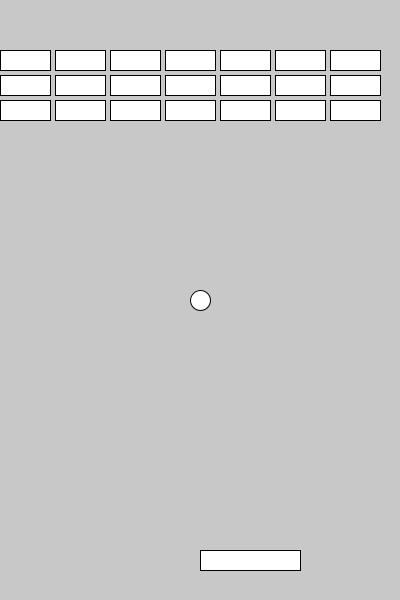
Frame 1 (no input)
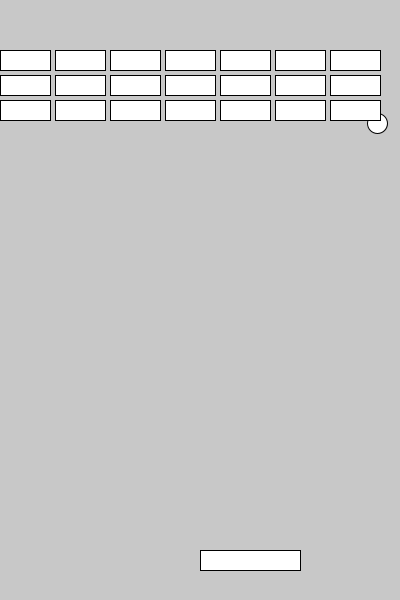
Frame 60 (the mouse pressed at the canvas centre just before this capture)
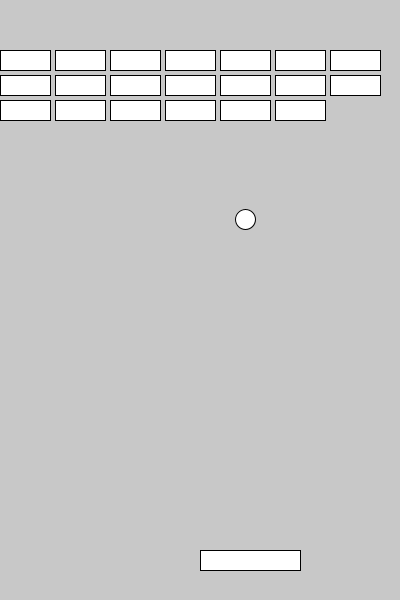
Frame 120 (the mouse held since frame 60 and released just before this capture)

The Processing sketch that drew these frames (run headless with seeded random() and noise(); from frame 60 on, the mouse is pressed at the canvas centre):

// Processing sketch: zad2_Arkanoid
// ── zad2_Arkanoid.pde
int platformX; // pozycja platformy w osi X
int platformY; // pozycja platformy w osi Y
int platformW; // szerokość platformy
int platformH; // wysokość platformy
int platformSpeed; // szybkość platformy

int ballX; // pozycja dysku w osi X
int ballY; // pozycja dysku w osi Y
int ballD; // średnica dysku
int ballVX; // prędkość dysku w osi X
int ballVY; // prędkość dysku w osi Y

int brickRows; // liczba wierszy klocków
int brickColumns; // liczba kolumn klocków
int brickW; // szerokość klocków
int brickH; // wysokość klocków
int brickGap; // odstęp między klockami
int brickTop; // odległość klocków od górnej krawędzi ekranu
int[][] bricks; // tablica przechowująca informacje o klockach

void setup() {
  size(400, 600);
  platformX = width / 2;
  platformY = height - 50;
  platformW = 100;
  platformH = 20;
  platformSpeed = 8;
  ballX = width / 2;
  ballY = height / 2;
  ballD = 20;
  ballVX = 3;
  ballVY = -3;
  brickRows = 3;
  brickColumns = 7;
  brickW = 50;
  brickH = 20;
  brickGap = 5;
  brickTop = 50;
  bricks = new int[brickRows][brickColumns];
  for (int i = 0; i < brickRows; i++) {
    for (int j = 0; j < brickColumns; j++) {
      bricks[i][j] = 1; // wszystkie klocki są widoczne na początku
    }
  }
}

void draw() {
  background(200);
  // rysuj platformę
  rect(platformX, platformY, platformW, platformH);
  // rysuj dysk
  ellipse(ballX, ballY, ballD, ballD);
  // rysuj klocki
  for (int i = 0; i < brickRows; i++) {
    for (int j = 0; j < brickColumns; j++) {
      if (bricks[i][j] == 1) {
        rect(j * (brickW + brickGap), i * (brickH + brickGap) + brickTop, brickW, brickH);
      }
    }
  }
  // obsługa ruchu platformy
  if (keyPressed && keyCode ==RIGHT) {
platformX += platformSpeed;
} else if (keyPressed && keyCode == LEFT) {
platformX -= platformSpeed;
}
// ograniczenie ruchu platformy do obszaru gry
platformX = constrain(platformX, 0, width - platformW);
// obsługa ruchu dysku
ballX += ballVX;
ballY += ballVY;
// odbijanie dysku od krawędzi ekranu
if (ballX < 0 || ballX > width) {
ballVX *= -1;
}
if (ballY < 0) {
ballVY *= -1;
}
// sprawdzenie, czy dysk dotknął platformy
if (ballY + ballD/2 > platformY && ballX > platformX && ballX < platformX + platformW) {
ballVY *= -1;
}
// sprawdzenie, czy dysk trafił w klocek
for (int i = 0; i < brickRows; i++) {
for (int j = 0; j < brickColumns; j++) {
if (bricks[i][j] == 1) {
if (ballX > j * (brickW + brickGap) && ballX < (j+1) * (brickW + brickGap) && ballY + ballD/2 < i * (brickH + brickGap) + brickTop) {
ballVY *= -1;
bricks[i][j] = 0; // klocek zostaje zniszczony
}
}
}
}
// sprawdzenie, czy gracz wygrał lub przegrał
if (ballY > height) {
// gracz przegrał
fill(255, 0, 0);
textSize(32);
textAlign(CENTER);
text("Przegrałeś!", width/2, height/2);

} else {
boolean won = true;
// sprawdź, czy zostały jeszcze jakieś klocki
for (int i = 0; i < brickRows; i++) {
for (int j = 0; j < brickColumns; j++) {
if (bricks[i][j] == 1) {
won = false;
break;
}
}
if (!won) {
break;
}
}
if (won) {
// gracz wygrał
fill(0, 255, 0);
textSize(32);
textAlign(CENTER);
text("Wygrałeś!", width/2, height/2);
}
}
}
